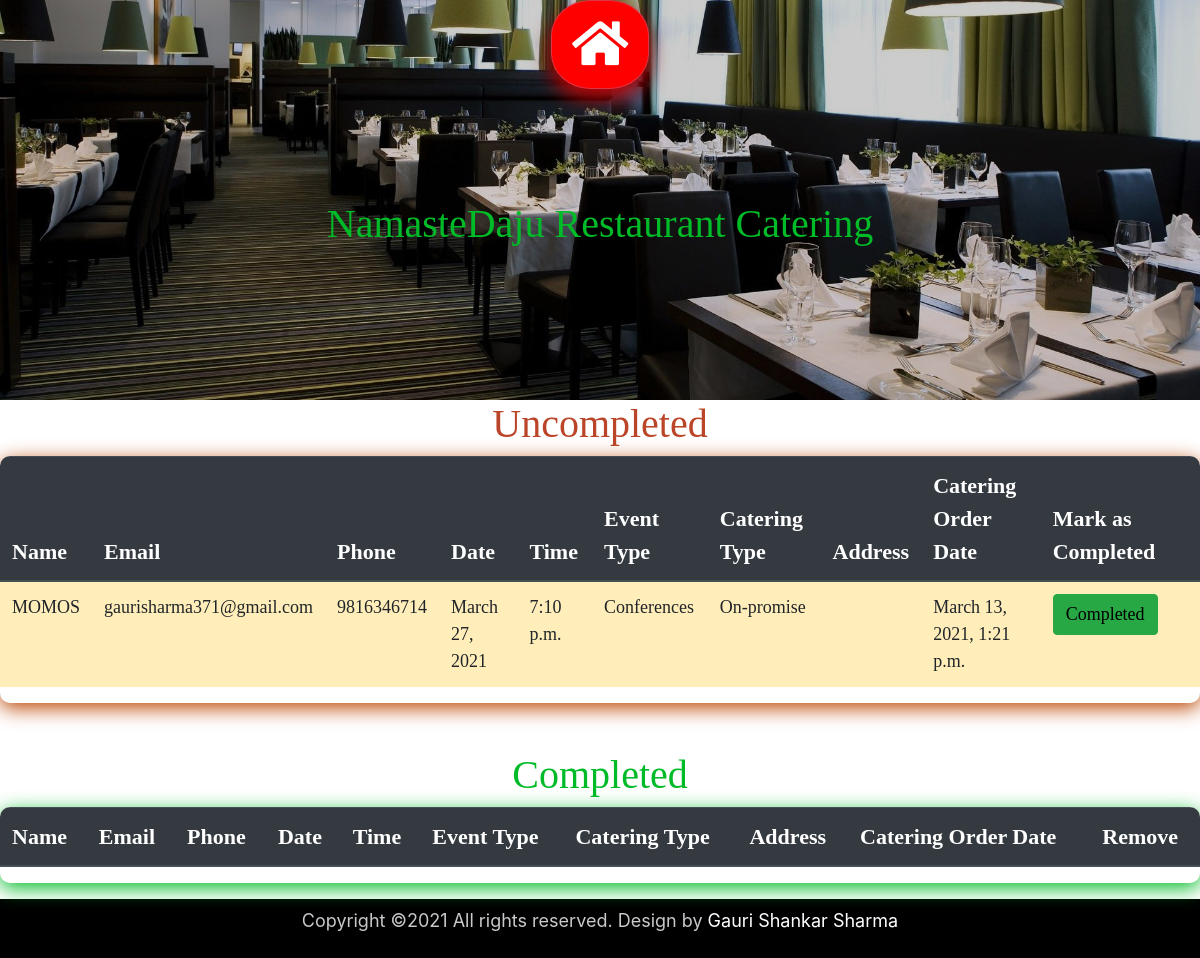
Before: /Nd/ad_catering with the older database file.
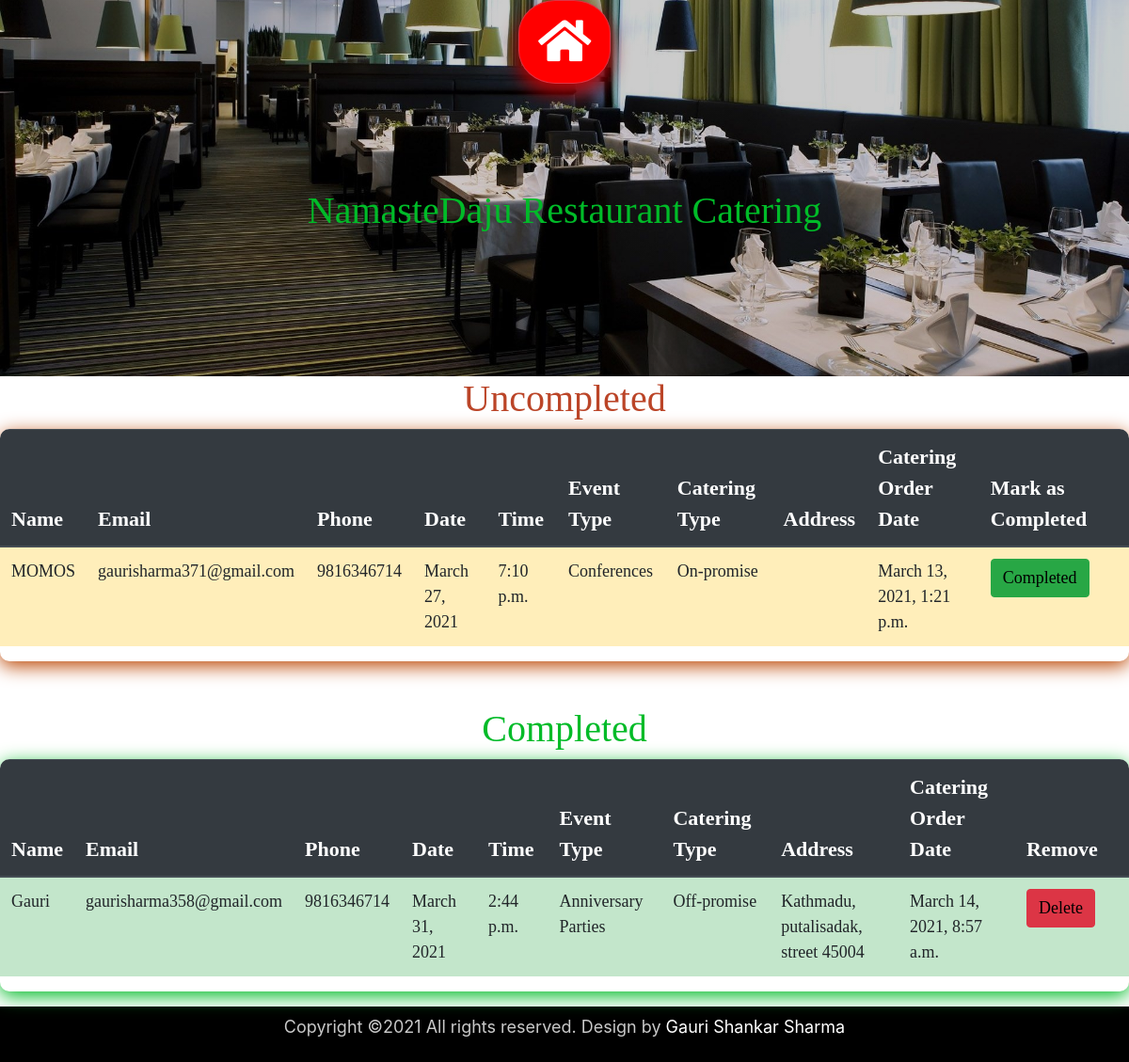
After: the same page with the newer database file.
### Nd/models.py (models this page shows, shortened)
class Catering(models.Model):
    options1 = (('Weddings', 'Weddings'), ('Birthday Parties', 'Birthday Parties'), ('Anniversary Parties', 'Anniversary Parties'), ('Business Meetings', 'Business Meetings'),
                ('Conferences', 'Conferences'), ('Luncheons', 'Luncheons'), ('Holiday Gatherings', 'Holiday Gatherings'), ('Other', 'Other'))
    options2 = (('On-promise', 'On-promise'), ('Off-promise', 'Off-promise'))
    name = models.CharField(max_length=100, validators=[validators.MinLengthValidator(5)])
    email = models.EmailField(validators=[validators.EmailValidator])
    phone = models.CharField(max_length=10, validators=[validators.MinLengthValidator(10)])
    date = models.DateField()
    time = models.TimeField()
    event_type = models.CharField(max_length=50, choices=options1)
    catering_type = models.CharField(max_length=50, choices=options2)
    address = models.CharField(blank=True, max_length=50, validators=[validators.MinLengthValidator(10)])
    completion = models.BooleanField(default=False)
    catering_order_date = models.DateTimeField(auto_now_add=True)

### Nd/views.py (the view)
# urls.py: path('ad_catering', views.ad_catering),
def ad_catering(request):
    dictionary = {'key':Catering.objects.all()}
    return render(request, 'Nd/AdCatering.html', dictionary)

### Nd/templates/Nd/AdCatering.html (shortened to what this page needs)
{% extends 'AdMain.html' %}
{% load bootstrap %}
{% load static %}
{% block css_link %}
    <link href="{% static 'css/AdNavbar.css' %}" rel="stylesheet" type="text/css"/>
    <link href="{% static 'css/AdCatering.css' %}" rel="stylesheet" type="text/css"/>
{% endblock %}
{% block content %}
    {% include 'AdNavbar.html' %}
    <div class="container-fluid d-flex flex-column px-0" id="AdCatering">
        <div class="container-fluid d-flex justify-content-center pb-sm-5" id="ACH">
          <h1>NamasteDaju Restaurant Catering</h1>
        </div>
        <h1 class="text-center" id="Uch1">Uncompleted</h1>
        <div class="table-responsive" id="UcTable">
            <table class="table table-striped" id="Images">
                <thead class="thead-dark">
                    <tr>
                        <th>Name</th>
                        <th>Email</th>
                        <th>Phone</th>
                        <th>Date</th>
                        <th>Time</th>
                        <th>Event Type</th>
                        <th>Catering Type</th>
                        <th>Address</th>
                        <th>Catering Order Date</th>
                        <th>Mark as Completed</th>
                    </tr>
                </thead>
                <tbody>
                    {% for i in key %}
                    {% if i.completion == False %}
                    <tr  class="table-warning">
                        <td>{{i.name}}</td>
                        <td>{{i.email}}</td>
                        <td>{{i.phone}}</td>
                        <td>{{i.date}}</td>
                        <td>{{i.time}}</td>
                        <td>{{i.event_type}}</td>
                        <td>{{i.catering_type}}</td>
                        <td>{{i.address}}</td>
                        <td>{{i.catering_order_date}}</td>
                        <td>
                            <a href="/Nd/completecatering/{{i.id}}" class="btn btn-success mr-4">Completed</a>
                        </td>
                    </tr>
                    {% endif %}
                    {% endfor %}
                </tbody>
            </table>
        </div>
        <h1 class="text-center mt-5" id="Ch1">Completed</h1>
        <div class="table-responsive" id="CTable">
            <table class="table table-striped" id="Images">
                <thead class="thead-dark">
                    <tr>
                        <th>Name</th>
                        <th>Email</th>
                        <th>Phone</th>
                        <th>Date</th>
                        <th>Time</th>
                        <th>Event Type</th>
                        <th>Catering Type</th>
                        <th>Address</th>
                        <th>Catering Order Date</th>
                        <th>Remove</th>
                    </tr>
                </thead>
                <tbody>
                    {% for i in key %}
                    {% if i.completion == True %}
                    <tr class="table-success">
                        <td>{{i.name}}</td>
                        <td>{{i.email}}</td>
                        <td>{{i.phone}}</td>
                        <td>{{i.date}}</td>
                        <td>{{i.time}}</td>
                        <td>{{i.event_type}}</td>
                        <td>{{i.catering_type}}</td>
                        <td>{{i.address}}</td>
                        <td>{{i.catering_order_date}}</td>
                        <td>
                            <a href="/Nd/deletecatering/{{i.id}}" class="btn btn-danger mr-4">Delete</a>
                        </td>
                    </tr>
                    {% endif %}
                    {% endfor %}
                </tbody>
            </table>
        </div>
    </div>
    <div class="container-fluid d-flex justify-content-center py-2 mt-3" id="Copyright">
        <p>Copyright ©2021 All rights reserved. Design by <a href="#">Gauri Shankar Sharma</a></p>
    </div>
{% endblock %}

Changed rows visible on the page:
added Catering: name "Gauri", email "gaurisharma358@gmail.com", phone "9816346714", date "March 31, 2021", time "2:44 p.m.", event_type "Anniversary Parties", catering_type "Off-promise", address "Kathmadu, putalisadak, street 45004", catering_order_date "March 14, 2021, 8:57 a.m.", shown under "Completed"
